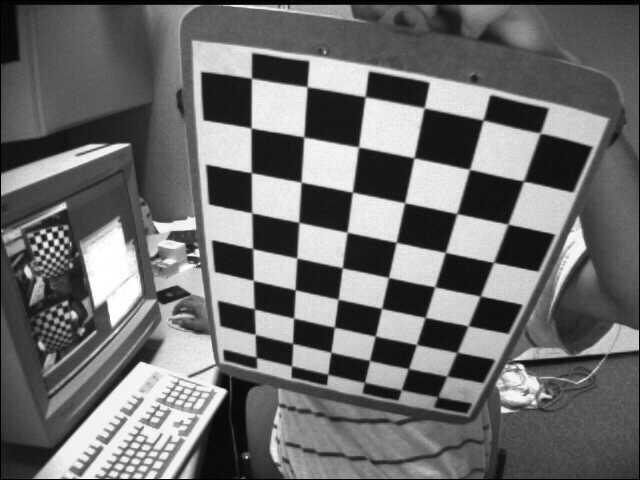
#> input picture left02.jpg, 640 x 480 px
$ jupyter execute Calibration_test.ipynb
#> lines starting #> are read from the running program, lines starting #| are printed output that depends on the picture; after the words box and inside, x2 and y2 are one past the last pixel; in counts of white or black regions, pixels touching at a corner belong together; long printed decimals are rounded
[cell 1]
import numpy as np
import cv2 as cv
import glob

[cell 2]
# termination criteria
criteria = (cv.TERM_CRITERIA_EPS + cv.TERM_CRITERIA_MAX_ITER, 30, 0.001)

[cell 3]
# prepare object points, like (0,0,0), (1,0,0), (2,0,0) ....,(6,5,0)
objp = np.zeros((6*7,3), np.float32)
objp[:,:2] = np.mgrid[0:7,0:6].T.reshape(-1,2)

[cell 4]
# Arrays to store object points and image points from all the images.
objpoints = [] # 3d point in real world space
imgpoints = [] # 2d points in image plane.
images = glob.glob('left02.jpg')
for fname in images:
    img = cv.imread(fname)
#> img is the input picture: shape (480, 640, 3); min 0, max 255, mean 109
    gray = cv.cvtColor(img, cv.COLOR_BGR2GRAY)
    # Find the chess board corners
    ret, corners = cv.findChessboardCorners(gray, (7,6), None)
#> ret = True; corners = 42 rows, first 8: [254.7, 308.6], [253.5, 280.5], [252.6, 248.4], [252.4, 213.8], [251.5, 172.4], [251.8, 128.6], [251.5, 77.99], [293.3, 318]
    # If found, add object points, image points (after refining them)
    if ret == True:
        objpoints.append(objp)
        corners2 = cv.cornerSubPix(gray,corners, (11,11), (-1,-1), criteria)
#> corners2 = 42 rows, first 8: [254.3, 308.9], [253.3, 280.4], [252.6, 248.6], [251.8, 212.8], [251.3, 172.7], [251.1, 128], [251.5, 78.19], [293.6, 318.1]
        imgpoints.append(corners)
        # Draw and display the corners
        cv.drawChessboardCorners(img, (7,6), corners2, ret)
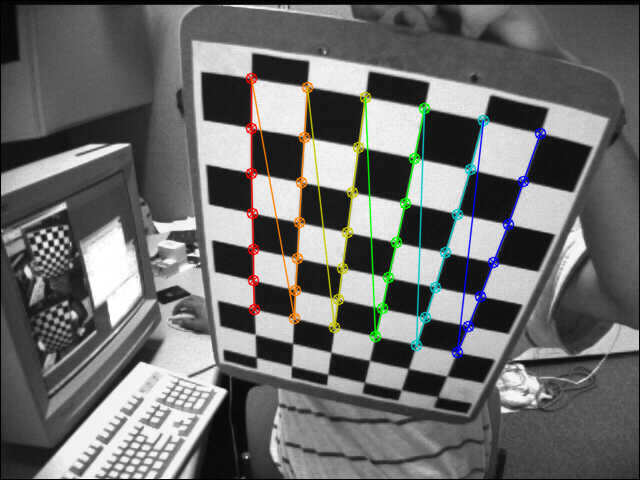
#> img: shape (480, 640, 3); 3.62% of pixels changed, all inside (x1, y1, x2, y2) = (245, 72, 547, 359)
        cv.imshow('img', img)
        cv.waitKey(500)
cv.destroyAllWindows()

[cell 5]
ret, mtx, dist, rvecs, tvecs = cv.calibrateCamera(objpoints, imgpoints, gray.shape[::-1], None, None)
#> ret = 0.106; mtx = [[579.9, 0, 324.8], [0, 594.1, 262.5], [0, 0, 1]]; dist = [[-0.367, 0.14, -0.0158, 0.0108, -0.0557]]; rvecs = ([0.465, 0.73, -1.33],); tvecs = ([-1.72, 1.11, 13.95],)

[cell 6]
ret
#> Out = 0.106

[cell 7]
img = cv.imread('left12.jpg')
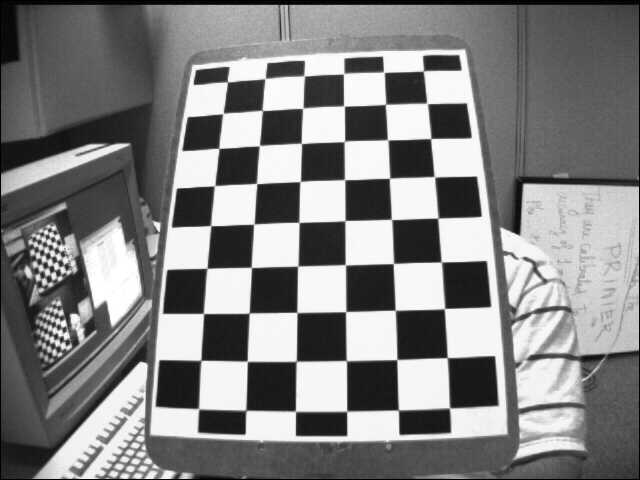
#> input picture left12.jpg, 640 x 480 px
#> img is the input picture: shape (480, 640, 3); min 0, max 255, mean 129.5
h,  w = img.shape[:2]
#> h = 480; w = 640
newcameramtx, roi = cv.getOptimalNewCameraMatrix(mtx, dist, (w,h), 1, (w,h))
#> newcameramtx = [[437.2, 0, 348], [0, 434.6, 249.3], [0, 0, 1]]; roi = (56, 47, 554, 373)

[cell 8]
# undistort
dst = cv.undistort(img, mtx, dist, None, newcameramtx)
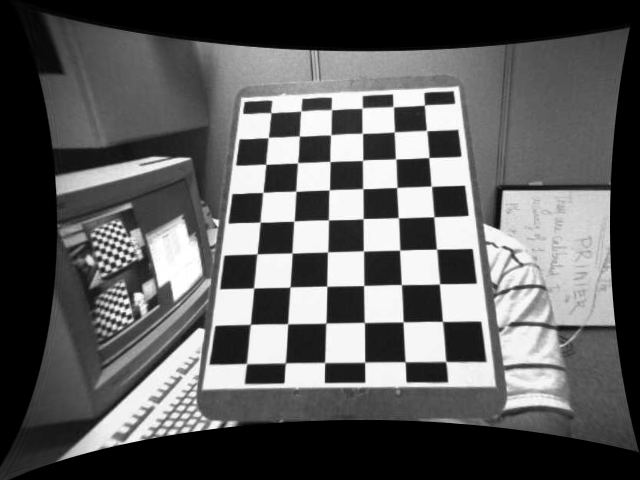
#> dst: shape (480, 640, 3); min 0, max 255, mean 92.8
# crop the image
x, y, w, h = roi
#> x = 56; y = 47; w = 554; h = 373
dst = dst[y:y+h, x:x+w]
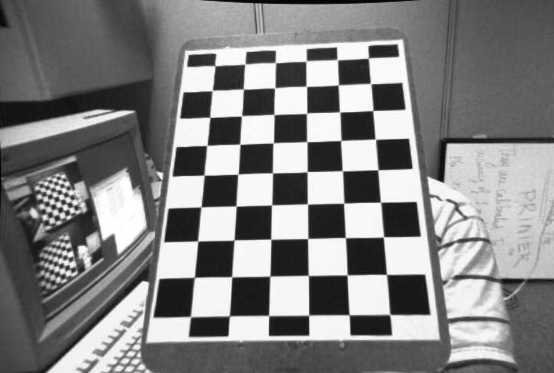
#> dst: shape (373, 554, 3); min 0, max 255, mean 130.1
cv.imwrite('calibresult.png', dst)
#> Out = True

[cell 9]
mean_error = 0
for i in range(len(objpoints)):
    imgpoints2, _ = cv.projectPoints(objpoints[i], rvecs[i], tvecs[i], mtx, dist)
    error = cv.norm(imgpoints[i], imgpoints2, cv.NORM_L2)/len(imgpoints2)
    mean_error += error
#> this loop made 1 pass
#> (error, mean_error) on pass 1: (0.0163, 0.0163)
#> after the loop, mean_error = 0.0163
print( "total error: {}".format(mean_error/len(objpoints)) )
#| total error: 0.01634

[cell 10]
mean_error = 0
for i in range(len(objpoints)):
    imgpoints2, _ = cv.projectPoints(objpoints[i], rvecs[i], tvecs[i], mtx, dist)
    error = cv.norm(imgpoints[i], imgpoints2, cv.NORM_L2)/len(imgpoints2)
    mean_error += error
#> after the loop, mean_error = 0.0163
print( "total error: {}".format(mean_error/len(objpoints)) )
#| total error: 0.01634

[cell 11]
mean_error = 0
for i in range(len(objpoints)):
    imgpoints2, _ = cv.projectPoints(objpoints[i], rvecs[i], tvecs[i], mtx, dist)
    error = cv.norm(imgpoints[i], imgpoints2, cv.NORM_L2)/len(imgpoints2)
    mean_error += error
#> after the loop, mean_error = 0.0163
print( "total error: {}".format(mean_error/len(objpoints)) )
#| total error: 0.01634
